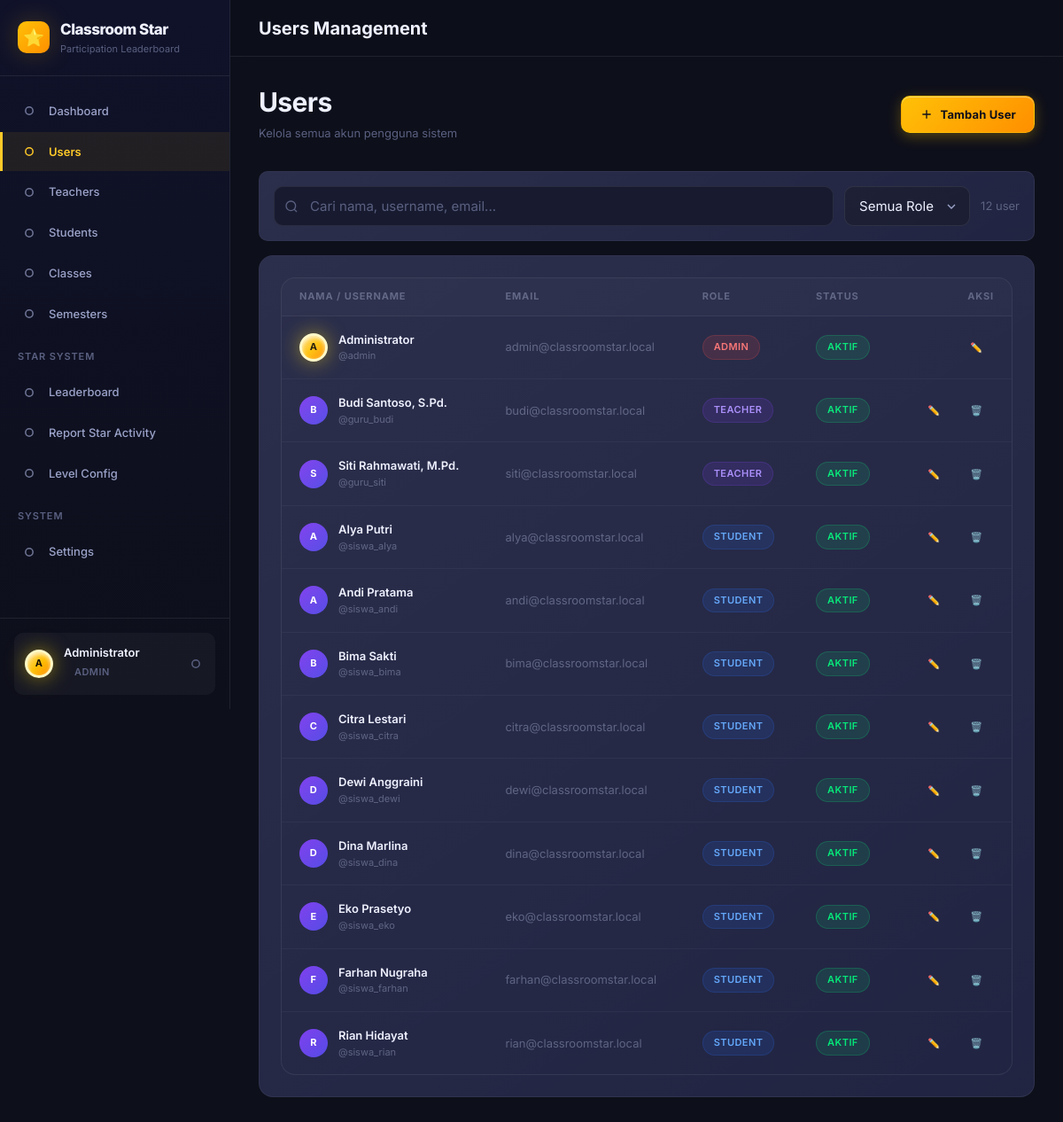
The page /admin/users.php (signed in) on the database its author committed.
### tables this page shows
CREATE TABLE `users` (
  `id`            INT UNSIGNED AUTO_INCREMENT PRIMARY KEY,
  `name`          VARCHAR(150) NOT NULL,
  `username`      VARCHAR(50)  NOT NULL UNIQUE,
  `email`         VARCHAR(150) NOT NULL UNIQUE,
  `password_hash` VARCHAR(255) NOT NULL,
  `role`          ENUM('admin', 'teacher', 'student') NOT NULL DEFAULT 'student',
  `is_active`     TINYINT(1) NOT NULL DEFAULT 1,
  `created_at`    TIMESTAMP NOT NULL DEFAULT CURRENT_TIMESTAMP,
  `updated_at`    TIMESTAMP NOT NULL DEFAULT CURRENT_TIMESTAMP ON UPDATE CURRENT_TIMESTAMP
);

### app/config/app.php (called while the page is built)
<?php
return [
    'name'          => 'Classroom Star',
    'version'       => '1.0.0',
    'env'           => 'development',
    'timezone'      => 'Asia/Jakarta',
    'session_name'  => 'classroom_star_session',
    'session_lifetime' => 7200,
    'base_url'      => '',
];

### app/core/Auth.php (called while the page is built, shortened)
<?php
class Auth
{
    public static function startSession(): void
    {
        $appConfig = require dirname(__DIR__) . '/config/app.php';
    }
    public static function check(): bool
    {
        return !empty($_SESSION['logged_in']) && !empty($_SESSION['user_id']);
    }
    public static function user(): array|null
    {
        return [
            'id'       => $_SESSION['user_id'],
            'name'     => $_SESSION['user_name'],
            'username' => $_SESSION['username'],
            'role'     => $_SESSION['role'],
        ];
    }
}

### app/config/database.php (called while the page is built)
<?php
return [
    'host'     => 'localhost',
    'port'     => 3306,
    'dbname'   => 'classroom_star',
    'username' => 'root',
    'password' => '',
    'charset'  => 'utf8mb4',
    'options'  => [
        PDO::ATTR_ERRMODE            => PDO::ERRMODE_EXCEPTION,
        PDO::ATTR_DEFAULT_FETCH_MODE => PDO::FETCH_ASSOC,
        PDO::ATTR_EMULATE_PREPARES   => false,
    ],
];

### app/core/Database.php (called while the page is built, shortened)
<?php
class Database
{
    private static ?PDO $instance = null;
    public static function getInstance(): PDO
    {
        if (self::$instance === null) {
            $config = require dirname(__DIR__) . '/config/database.php';
            $dsn = sprintf(
                'mysql:host=%s;port=%d;dbname=%s;charset=%s',
                $config['host'],
                $config['port'],
                $config['dbname'],
                $config['charset']
            );
            try {
                self::$instance = new PDO($dsn, $config['username'], $config['password'], $config['options']);
            } catch (PDOException $e) {
                $appConfig = require dirname(__DIR__) . '/config/app.php';
                if ($appConfig['env'] === 'development') {
                    die(json_encode(['success' => false, 'message' => 'Database connection failed: ' . $e->getMessage()]));
                } else {
                    die(json_encode(['success' => false, 'message' => 'Service unavailable. Please try again later.']));
                }
            }
        }
        return self::$instance;
    }
    public static function query(string $sql, array $params = []): array
    {
        $stmt = self::getInstance()->prepare($sql);
        $stmt->execute($params);
        return $stmt->fetchAll();
    }
}

### app/models/UserModel.php (called while the page is built, shortened)
<?php
class UserModel
{
    public static function all(int $limit = 100, int $offset = 0): array
    {
        return Database::query(
            'SELECT id, name, username, email, role, is_active, created_at
             FROM users ORDER BY role, name LIMIT ? OFFSET ?',
            [$limit, $offset]
        );
    }
}

### app/bootstrap.php (called while the page is built, shortened)
<?php
$appConfig = require APP_ROOT . '/config/app.php';
spl_autoload_register(function (string $class): void {
    $searchDirs = [
        APP_ROOT . '/core/',
        APP_ROOT . '/models/',
        APP_ROOT . '/helpers/',
    ];
    foreach ($searchDirs as $dir) {
        $file = $dir . $class . '.php';
        if (file_exists($file)) {
            return;
        }
    }
});

### public/admin/users.php (the view, shortened to what this page needs)
<?php
require_once dirname(__DIR__, 2) . '/app/bootstrap.php';
$pageTitle = 'Users Management';
$activeNav = 'users';
$role      = 'admin';
$users = UserModel::all(500);
$totalUsers = count($users);
include dirname(__DIR__, 2) . '/app/views/layout/header.php';
?>
<div class="page-header page-header-row">
    <div>
        <h1>Users</h1>
        <p>Kelola semua akun pengguna sistem</p>
    </div>
    <button class="btn btn-primary" id="btn-add-user" aria-haspopup="dialog">
        <svg xmlns="http://www.w3.org/2000/svg" width="16" height="16" viewBox="0 0 24 24" fill="none" stroke="currentColor" stroke-width="2"><line x1="12" y1="5" x2="12" y2="19"/><line x1="5" y1="12" x2="19" y2="12"/></svg>
        Tambah User
    </button>
</div>
<div class="card card-sm mb-4">
    <div class="flex gap-3 flex-wrap" style="align-items:center;">
        <div class="input-group" style="flex:1; min-width:200px;">
            <span class="input-icon input-icon-left">
            </span>
            <input type="text" class="form-control has-icon-left" id="search-input" placeholder="Cari nama, username, email..." aria-label="Cari pengguna">
        </div>
        <select class="form-control" id="filter-role" style="width:auto; min-width:140px;" aria-label="Filter role">
            <option value="">Semua Role</option>
        </select>
        <div id="users-count" class="text-muted text-sm"><?= $totalUsers ?> user</div>
    </div>
</div>
<div class="card" id="users-card">
    <div class="table-wrapper" id="users-table-wrapper">
        <?php if (empty($users)): ?>
            <div class="empty-state">
                <div class="empty-state-icon">👥</div>
                <div class="empty-state-title">Tidak ada user ditemukan</div>
            </div>
        <?php else: ?>
            <table class="table" id="users-table" aria-label="Tabel Pengguna">
                <thead>
                    <tr>
                        <th scope="col">Nama / Username</th>
                        <th scope="col">Email</th>
                        <th scope="col">Role</th>
                        <th scope="col">Status</th>
                        <th scope="col" class="text-right">Aksi</th>
                    </tr>
                </thead>
                <tbody id="users-tbody">
                    <?php foreach ($users as $u):
                        $rClass = match($u['role']) { 'admin'=>'role-admin', 'teacher'=>'role-teacher', 'student'=>'role-student', default=>'badge-muted' };
                        $isCurrent = ($u['id'] == Auth::user()['id']);
                    ?>
                    <tr id="user-row-<?= $u['id'] ?>">
                        <td>
                            <div class="student-cell">
                                <div class="avatar avatar-sm <?= $u['role']==='admin'?'avatar-gold':'avatar-purple' ?>"><?= strtoupper(substr($u['name'],0,1)) ?></div>
                                <div>
                                    <div class="student-cell-name"><?= htmlspecialchars($u['name']) ?></div>
                                    <div class="student-cell-nis">@<?= htmlspecialchars($u['username']) ?></div>
                                </div>
                            </div>
                        </td>
                        <td class="text-muted text-sm"><?= htmlspecialchars($u['email']) ?></td>
                        <td><span class="badge <?= $rClass ?>"><?= htmlspecialchars($u['role']) ?></span></td>
                        <td>
                            <span class="badge <?= $u['is_active']==1?'badge-success':'badge-muted' ?>">
                                <?= $u['is_active']==1?'Aktif':'Nonaktif' ?>
                            </span>
                        </td>
                        <td class="text-right">
                            <div class="flex gap-2" style="justify-content:flex-end;">
                                <button class="btn btn-ghost btn-sm" onclick="editUser(<?= $u['id'] ?>)" title="Edit" aria-label="Edit <?= htmlspecialchars($u['name']) ?>">
                                    ✏️
                                </button>
                                <?php if (!$isCurrent): ?>
                                <button class="btn btn-ghost btn-sm text-danger" onclick="deleteUser(<?= $u['id'] ?>, '<?= htmlspecialchars(addslashes($u['name'])) ?>')" title="Hapus" aria-label="Hapus <?= htmlspecialchars($u['name']) ?>">
                                    🗑️
                                </button>
                                <?php endif; ?>
                            </div>
                        </td>
                    </tr>
                    <?php endforeach; ?>
                </tbody>
            </table>
        <?php endif; ?>
    </div>
</div>
<?php include dirname(__DIR__, 2) . '/app/views/layout/footer.php'; ?>

### app/views/layout/header.php (shortened to what this page needs)
<?php
$appConfig = require dirname(__DIR__) . '/../../app/config/app.php';
$user      = Auth::user();
$role      = $role ?? $user['role'] ?? 'student';
$pageTitle = $pageTitle ?? 'Dashboard';
$activeNav = $activeNav ?? 'dashboard';
$navItems = [];
if ($role === 'admin') {
    $navItems = [
        ['id' => 'dashboard', 'label' => 'Dashboard',      'icon' => 'grid',     'href' => '/admin/dashboard.php'],
        ['id' => 'users',     'label' => 'Users',           'icon' => 'users',    'href' => '/admin/users.php'],
        ['id' => 'teachers',  'label' => 'Teachers',        'icon' => 'user-check','href' => '/admin/teachers.php'],
        ['id' => 'students',  'label' => 'Students',        'icon' => 'graduation-cap','href' => '/admin/students.php'],
        ['id' => 'classes',   'label' => 'Classes',         'icon' => 'door-open','href' => '/admin/classes.php'],
        ['id' => 'semesters', 'label' => 'Semesters',       'icon' => 'calendar', 'href' => '/admin/semesters.php'],
        ['section' => 'Star System'],
        ['id' => 'leaderboard','label' => 'Leaderboard',   'icon' => 'trophy',   'href' => '/admin/leaderboard.php'],
        ['id' => 'report',    'label' => 'Report Star Activity', 'icon' => 'bar-chart','href' => '/admin/report.php'],
        ['id' => 'levels',    'label' => 'Level Config',   'icon' => 'sliders',  'href' => '/admin/levels.php'],
        ['section' => 'System'],
        ['id' => 'settings',  'label' => 'Settings',       'icon' => 'settings', 'href' => '/admin/settings.php'],
    ];
}
if (!function_exists('navIcon')) {
    function navIcon(string $name): string {
        $d = $icons[$name] ?? '<circle cx="12" cy="12" r="5"/>';
        return '<svg class="nav-icon" xmlns="http://www.w3.org/2000/svg" width="20" height="20" viewBox="0 0 24 24" fill="none" stroke="currentColor" stroke-width="1.8" stroke-linecap="round" stroke-linejoin="round">' . $d . '</svg>';
    }
}
$roleBadge = match($role) {
    'admin'   => ['label' => 'Admin',   'class' => 'role-admin'],
    'teacher' => ['label' => 'Teacher', 'class' => 'role-teacher'],
    default   => ['label' => 'Student', 'class' => 'role-student'],
};
$initials = strtoupper(substr($user['name'] ?? 'U', 0, 1));
?>
<!DOCTYPE html>
<html lang="id">
<head>
    <link rel="stylesheet" href="/assets/css/main.css">
    <link rel="stylesheet" href="/assets/css/layout.css">
    <link rel="stylesheet" href="/assets/css/components.css">
</head>
<body>
<div class="app-shell">
    <aside class="sidebar" id="sidebar" role="navigation" aria-label="Main navigation">
        <a href="/<?= $role ?>/dashboard.php" class="sidebar-brand">
            <div class="sidebar-brand-icon">⭐</div>
            <div class="sidebar-brand-text">
                <span class="sidebar-brand-name">Classroom Star</span>
                <span class="sidebar-brand-tagline">Participation Leaderboard</span>
            </div>
        </a>
        <nav class="sidebar-nav">
            <?php foreach ($navItems as $item): ?>
                <?php if (isset($item['section'])): ?>
                    <div class="nav-section-label"><?= htmlspecialchars($item['section']) ?></div>
                <?php else: ?>
                    <a
                        href="<?= htmlspecialchars($item['href']) ?>"
                        class="nav-item <?= ($activeNav === $item['id']) ? 'active' : '' ?>"
                        id="nav-<?= htmlspecialchars($item['id']) ?>"
                    >
                        <?= navIcon($item['icon']) ?>
                        <?= htmlspecialchars($item['label']) ?>
                    </a>
                <?php endif; ?>
            <?php endforeach; ?>
        </nav>
        <div class="sidebar-footer">
            <div class="sidebar-user">
                <div class="avatar avatar-sm avatar-<?= $role === 'admin' ? 'gold' : 'purple' ?>">
                    <?= $initials ?>
                </div>
                <div class="sidebar-user-info">
                    <div class="sidebar-user-name"><?= htmlspecialchars($user['name'] ?? '') ?></div>
                    <div class="sidebar-user-role">
                        <span class="badge badge-<?= htmlspecialchars($roleBadge['class']) ?>"><?= $roleBadge['label'] ?></span>
                    </div>
                </div>
                <a href="/logout.php" title="Logout" style="color:var(--clr-text-muted);display:flex;">
                    <?= navIcon('log-out') ?>
                </a>
            </div>
        </div>
    </aside>
    <div class="main-content">
        <header class="top-header">
            <div>
                <div class="header-title"><?= htmlspecialchars($pageTitle) ?></div>
            </div>
        </header>
        <main class="page-content">

### rows shown on the page
users: name "A", name "Administrator", username "admin", email "admin@classroomstar.local", role "ADMIN", is_active "AKTIF"
users: name "B", name "Budi Santoso, S.Pd.", username "guru_budi", email "budi@classroomstar.local", role "TEACHER", is_active "AKTIF"
users: name "S", name "Siti Rahmawati, M.Pd.", username "guru_siti", email "siti@classroomstar.local", role "TEACHER", is_active "AKTIF"
users: name "A", name "Alya Putri", username "siswa_alya", email "alya@classroomstar.local", role "STUDENT", is_active "AKTIF"
users: name "A", name "Andi Pratama", username "siswa_andi", email "andi@classroomstar.local", role "STUDENT", is_active "AKTIF"
users: name "B", name "Bima Sakti", username "siswa_bima", email "bima@classroomstar.local", role "STUDENT", is_active "AKTIF"
users: name "C", name "Citra Lestari", username "siswa_citra", email "citra@classroomstar.local", role "STUDENT", is_active "AKTIF"
users: name "D", name "Dewi Anggraini", username "siswa_dewi", email "dewi@classroomstar.local", role "STUDENT", is_active "AKTIF"
users: name "D", name "Dina Marlina", username "siswa_dina", email "dina@classroomstar.local", role "STUDENT", is_active "AKTIF"
users: name "E", name "Eko Prasetyo", username "siswa_eko", email "eko@classroomstar.local", role "STUDENT", is_active "AKTIF"
users: name "F", name "Farhan Nugraha", username "siswa_farhan", email "farhan@classroomstar.local", role "STUDENT", is_active "AKTIF"
users: name "R", name "Rian Hidayat", username "siswa_rian", email "rian@classroomstar.local", role "STUDENT", is_active "AKTIF"

### other values the page prints
$item['label'] "Dashboard"
$item['label'] "Users"
$item['label'] "Teachers"
$item['label'] "Students"
$item['label'] "Classes"
$item['label'] "Semesters"
$item['section'] "STAR SYSTEM"
$item['label'] "Leaderboard"
$item['label'] "Report Star Activity"
$item['label'] "Level Config"
$item['section'] "SYSTEM"
$item['label'] "Settings"
$roleBadge['label'] "ADMIN"
$pageTitle "Users Management"
$totalUsers "12"
